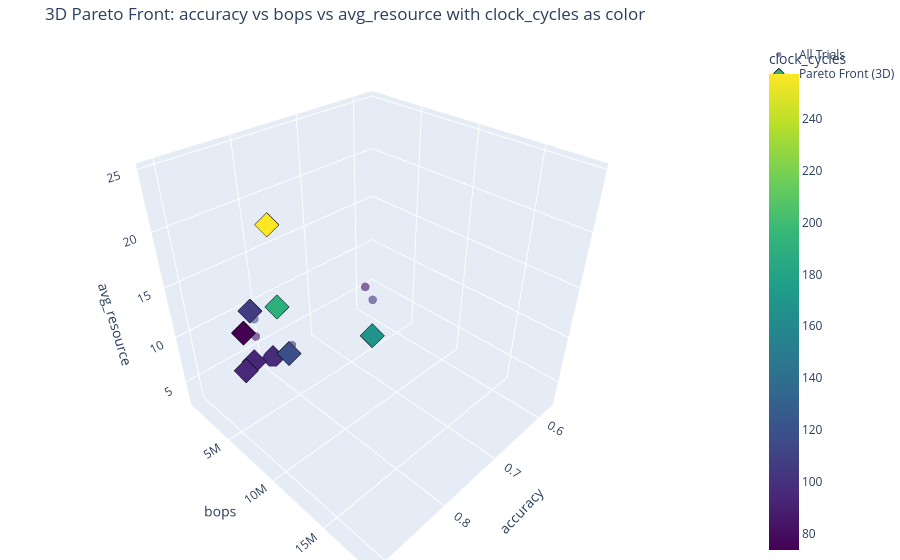

This figure's notebook cell:
### Markdown cell above
## Analyzing the Global Search Results
The search is complete! The results contain the performance of every architecture tried. Let's visualize the Pareto fronts to understand the trade-offs.

### Code cell
results_df_mlp = pd.DataFrame(searcher_mlp.results)

if not results_df_mlp.empty:
    print("\n--- Visualizing Hardware-Aware Pareto Fronts ---")
    # Rename 'performance_metric' to 'accuracy' for clearer plot labels
    results_df_mlp.rename(columns={'performance_metric': 'accuracy'}, inplace=True)
    OBJECTIVE_INFO_HW[0] = ('accuracy', True)
    
    plot_pareto_fronts(results_df_mlp, OBJECTIVE_INFO_HW, save_dir=searcher_mlp.results_dir)
    
    print("\n--- Generating 3D Pareto Front Heatmap ---")
    plot_3d_pareto_front_heatmap(results_df_mlp, OBJECTIVE_INFO_HW, save_dir=searcher_mlp.results_dir)
    
    print(f"\nMLP search plots saved to: {searcher_mlp.results_dir}")
else:
    print("MLP search did not yield any results.")

### Figure 1 — Plotly figure (JSON) as saved in the notebook; plotly's stock layout.template omitted (floating-point values rounded to 4 significant figures)
{"data": [{"hoverinfo": "text+x+y+z", "marker": {"color": [102.0, 83.66, 99.5, 118.4, 189.3, 73.88, 94.98, 257.1, 118.1, 167.9, 107.2, 96.87, 81.42, 106.4, 93.96], "colorbar": {"title": {"text": "clock_cycles"}}, "colorscale": [[0, "#440154"], [0.1111, "#482878"], [0.2222, "#3e4989"], [0.3333, "#31688e"], [0.4444, "#26828e"], [0.5556, "#1f9e89"], [0.6667, "#35b779"], [0.7778, "#6ece58"], [0.8889, "#b5de2b"], [1, "#fde725"]], "opacity": 0.6, "size": 5}, "mode": "markers", "name": "All Trials", "text": ["Trial 0", "Trial 1", "Trial 2", "Trial 3", "Trial 4", "Trial 5", "Trial 6", "Trial 7", "Trial 8", "Trial 9", "Trial 10", "Trial 11", "Trial 12", "Trial 13", "Trial 14"], "type": "scatter3d", "x": [0.5744, 0.8359, 0.7508, 0.8599, 0.8895, 0.8617, 0.8479, 0.8934, 0.8736, 0.9097, 0.8647, 0.7849, 0.6261, 0.7801, 0.8248], "y": [717000.0, 2969000.0, 874800.0, 5171000.0, 10140000.0, 3703000.0, 2028000.0, 10330000.0, 9636000.0, 18560000.0, 5171000.0, 646600.0, 2602000.0, 717000.0, 1293000.0], "z": [2.982, 8.997, 3.33, 13.14, 18.42, 10.81, 4.835, 24.76, 13.4, 22.5, 14.09, 2.907, 7.42, 3.055, 4.45]}, {"hoverinfo": "text+x+y+z", "marker": {"color": [189.3, 73.88, 94.98, 257.1, 118.1, 167.9, 107.2, 96.87, 93.96], "colorscale": [[0, "#440154"], [0.1111, "#482878"], [0.2222, "#3e4989"], [0.3333, "#31688e"], [0.4444, "#26828e"], [0.5556, "#1f9e89"], [0.6667, "#35b779"], [0.7778, "#6ece58"], [0.8889, "#b5de2b"], [1, "#fde725"]], "line": {"color": "black", "width": 1}, "size": 8, "symbol": "diamond"}, "mode": "markers", "name": "Pareto Front (3D)", "text": ["Trial 4", "Trial 5", "Trial 6", "Trial 7", "Trial 8", "Trial 9", "Trial 10", "Trial 11", "Trial 14"], "type": "scatter3d", "x": [0.8895, 0.8617, 0.8479, 0.8934, 0.8736, 0.9097, 0.8647, 0.7849, 0.8248], "y": [10140000.0, 3703000.0, 2028000.0, 10330000.0, 9636000.0, 18560000.0, 5171000.0, 646600.0, 1293000.0], "z": [18.42, 10.81, 4.835, 24.76, 13.4, 22.5, 14.09, 2.907, 4.45]}], "layout": {"margin": {"b": 0, "l": 0, "r": 0, "t": 40}, "scene": {"xaxis": {"title": {"text": "accuracy"}}, "yaxis": {"title": {"text": "bops"}}, "zaxis": {"title": {"text": "avg_resource"}}}, "title": {"text": "3D Pareto Front: accuracy vs bops vs avg_resource with clock_cycles as color"}}}
